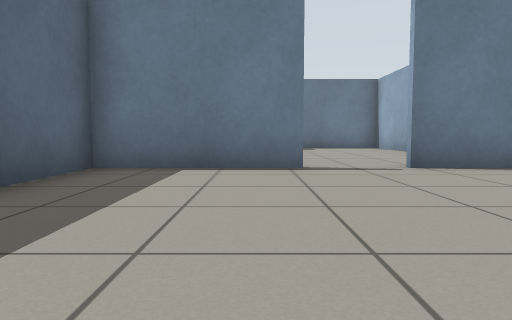
[1] (above)

16 first-person views from a walk through a Gazebo world. The camera is 0.5 m above the floor, tilts 4° down and sees 70° across. Floor lines are 1 m apart. The floor is counted in squares, 1 m on a side. Each view is taken from the middle of a square. On the plan, view 1 faces up. The plan holds only what a view shows up to about 9 squares ahead; the rest is blank.

[2]
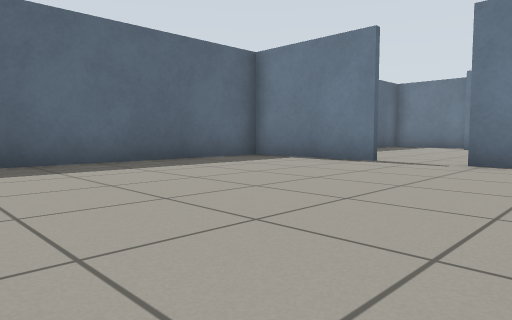

[3]
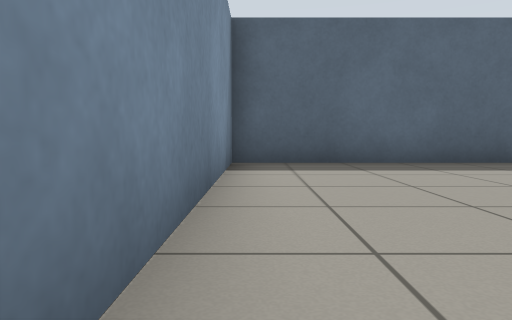

[4]
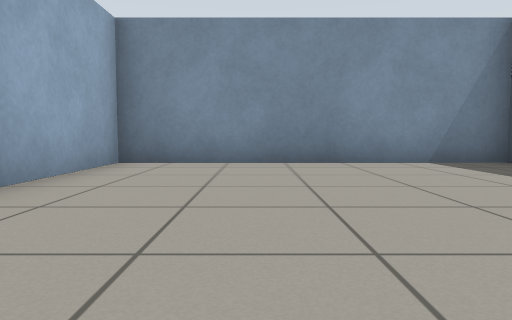

[5]
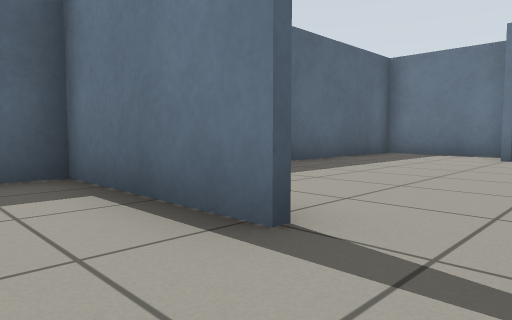

[6]
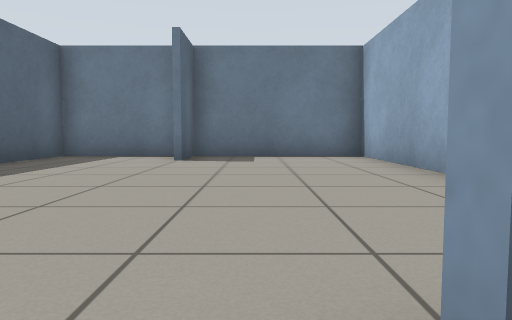

[7]
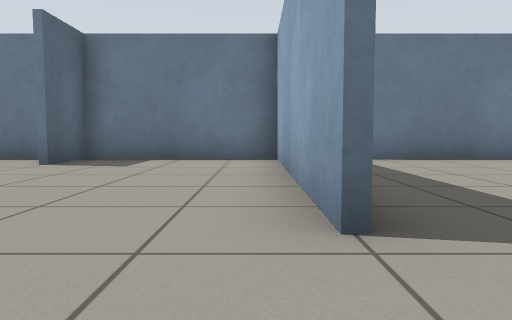

[8]
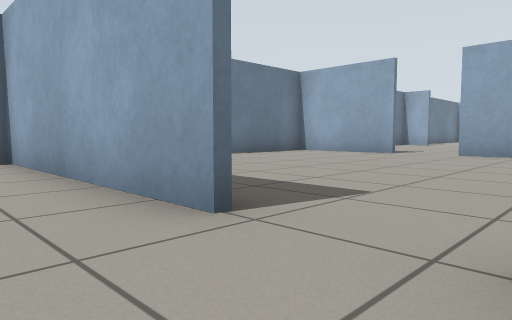

[9]
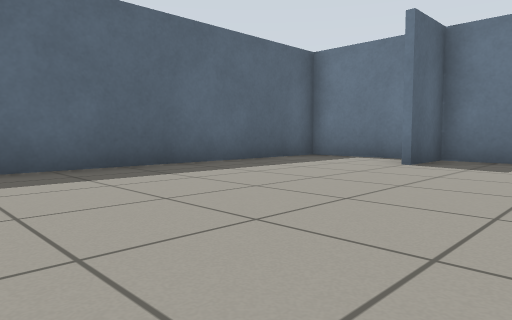

[10]
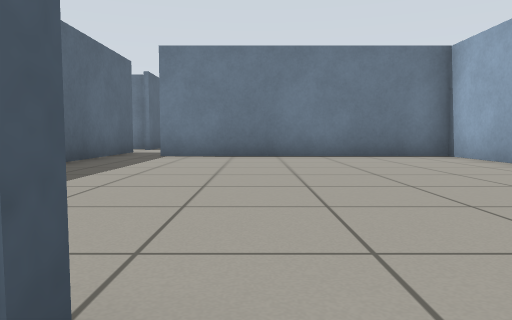

[11]
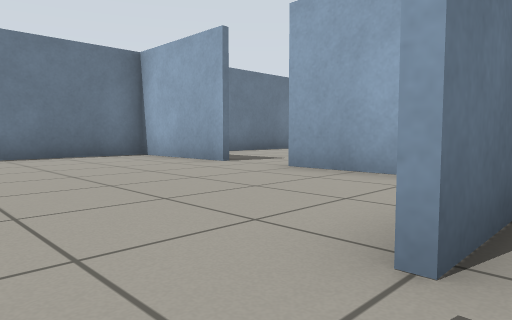

[12]
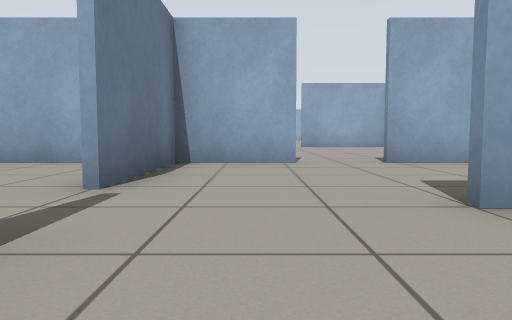

[13]
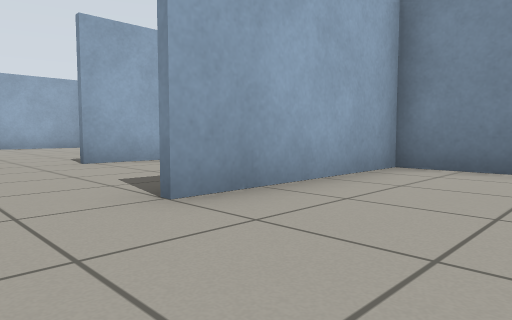

[14]
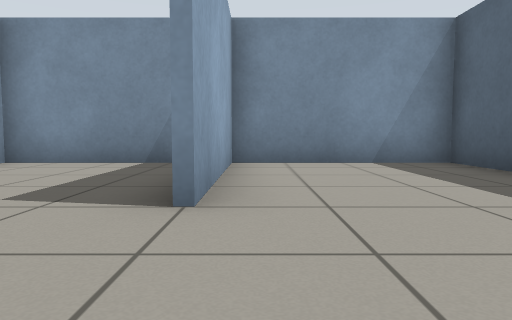

[15]
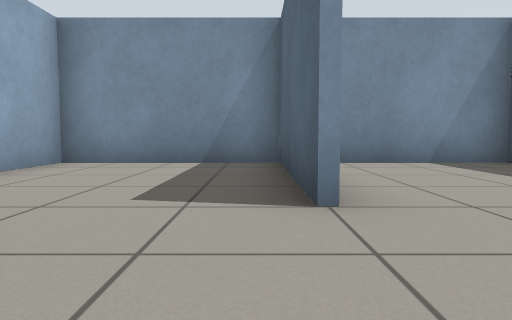

[16]
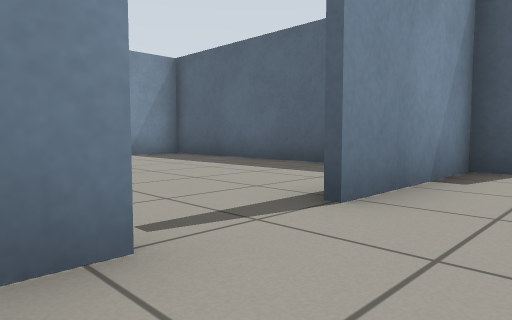

### Floor plan
Points are (right, up) in squares from view 1. A wall is a line through its corners. A room is listed if a view was taken in it or the views show most of it. See-through windows are left out.
Room 1 (views 1, 2, 3, 4, 5, 6)
walls: (0.8, 5.4) (-2.4, 5.4) (-2.4, -1.4) (5, -1.4); (3.9, 5.4) (2.2, 5.4); (4.4, -1.5) (4.4, 1.6)
ways out: opening at (1.5, 5) to room 2
Room 2 (views 7, 8, 9)
walls: (4.4, 7.8) (4.4, 13.4) (0.6, 13.4) (0.6, 12); (0.2, 13.4) (-2.4, 13.4) (-2.4, 6.9)
ways out: opening at (1.5, 5) to room 1; opening at (5, 7) to room 4
Room 3 (views 10, 11, 12, 13, 14, 15)
walls: (8.6, 2.5) (8.6, -1.5); (12.4, 3.2) (12.4, 5.4) (9.2, 5.4); (8.4, -1.5) (8.4, 2.5); (4.6, 3.4) (4.6, -1.5); (5, -1.4) (12.4, -1.4) (12.4, 1.8)
ways out: opening at (8.5, 5) to room 4; opening at (13, 2.5)
Room 4 (view 16)
walls: (12.4, 10.2) (12.4, 13.4) (5.8, 13.4); (12.4, 6.9) (12.4, 8.8); (4.6, 6.1) (4.6, 5.6) (7.8, 5.6); (4.6, 14.1) (4.6, 11.5)
low walls: (9.2, 5.6) (9.9, 5.6)
ways out: opening at (5, 7) to room 2; opening at (8.5, 5) to room 3; opening at (13, 9.5); gap at (6, 13)

Where each view was taken, in squares from view 1:
view 1: 0 up, 0 right, facing up
view 2: 1 down, 4 right, facing up-left
view 3: 1 down, 4 right, facing left
view 4: 5 up, 2 right, facing down
view 5: 4 up, 2 right, facing up-left
view 6: 5 up, 2 right, facing up
view 7: 6 up, 4 right, facing up
view 8: 6 up, 3 right, facing up-right
view 9: 6 up, 3 right, facing up-left
view 10: 5 up, 8 right, facing up
view 11: 5 up, 8 right, facing up-right
view 12: 4 up, 6 right, facing right
view 13: 4 up, 6 right, facing down-right
view 14: 5 up, 8 right, facing down
view 15: 5 up, 9 right, facing down
view 16: 7 up, 10 right, facing down-left
